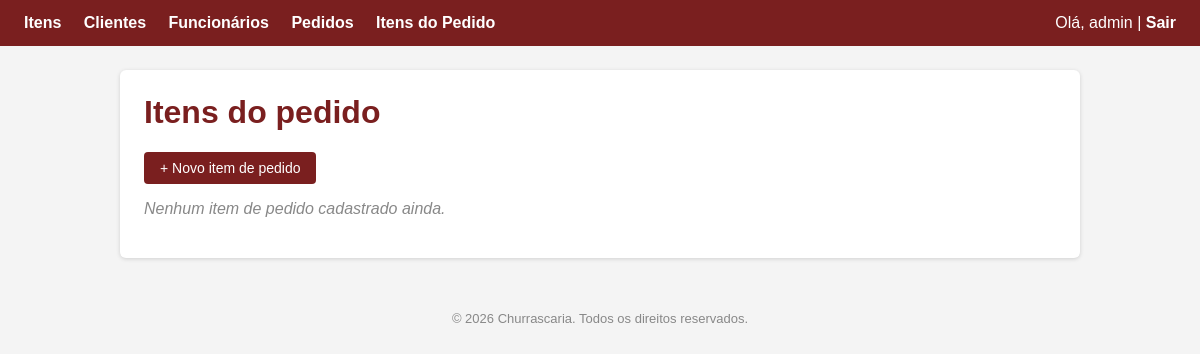
Page /itempedidos/ (signed in) on the earlier database version.
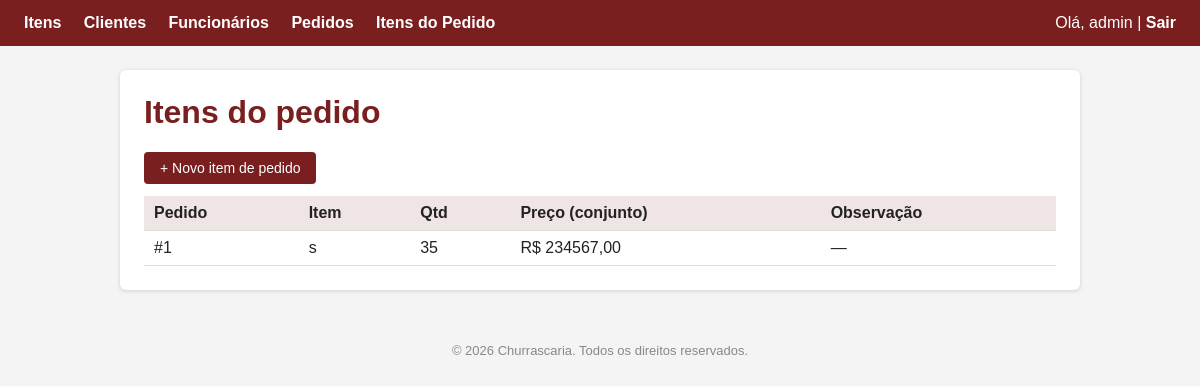
Same page on the later database version.
### itempedido/models.py (models this page shows, shortened)
class ItemPedido(models.Model):
    pedido = models.ForeignKey(Pedido, on_delete=models.CASCADE)
    item = models.ForeignKey(Item, on_delete=models.PROTECT)
    quantidade = models.PositiveIntegerField(default=1)
    preco_conjunto  = models.DecimalField(max_digits=8, decimal_places=2)
    observacao = models.CharField(max_length=200, blank=True)
    class Meta:
        unique_together = ('pedido', 'item')

### item/models.py (models this page shows)
class Item(models.Model):
    CATEGORIA_CHOICES = [
        ('CARNE', 'Carne'),
        ('ACOMPANHAMENTO', 'Acompanhamento'),
        ('BEBIDA', 'Bebida'),
        ('SOBREMESA', 'Sobremesa'),
    ]
    nome = models.CharField(max_length=100)
    descricao = models.TextField(blank=True)
    preco = models.DecimalField(max_digits=8, decimal_places=2, validators=[MinValueValidator(0)])
    categoria = models.CharField(max_length=20, choices=CATEGORIA_CHOICES)
    disponivel = models.BooleanField(default=True)
    def __str__(self):
        return self.nome

### itempedido/views.py (the view)
# urls.py: path('', views.itempedido_list, name='itempedido_list'),
@login_required
@permission_required('itempedido.view_itempedido', raise_exception=True)
def itempedido_list(request):
    itens_pedido = ItemPedido.objects.all().order_by('pedido_id')
    return render(request, 'itempedido/itempedido_list.html', {'itens_pedido': itens_pedido})

### templates/itempedido/itempedido_list.html (shortened to what this page needs)
{% extends 'base.html' %}
{% block content %}
    <h1>Itens do pedido</h1>
    <a class="btn" href="{% url 'itempedido_create' %}">+ Novo item de pedido</a>
    {% if itens_pedido %}
        <table>
            <tr>
                <th>Pedido</th>
                <th>Item</th>
                <th>Qtd</th>
                <th>Preço (conjunto)</th>
                <th>Observação</th>
            </tr>
            {% for ip in itens_pedido %}
                <tr>
                    <td>#{{ ip.pedido_id }}</td>
                    <td>{{ ip.item }}</td>
                    <td>{{ ip.quantidade }}</td>
                    <td>R$ {{ ip.preco_conjunto }}</td>
                    <td>{{ ip.observacao|default:"—" }}</td>
                </tr>
            {% endfor %}
        </table>
    {% else %}
        <p class="empty">Nenhum item de pedido cadastrado ainda.</p>
    {% endif %}
{% endblock %}

Differences in the rows shown:
added ItemPedido: pedido_id "1", item "s", quantidade "35", preco_conjunto "234567,00", observacao "—"
Other differences:
text no longer shown: "Nenhum item de pedido cadastrado ainda."
text now shown: "Pedido Item Qtd Preço (conjunto) Observação"
